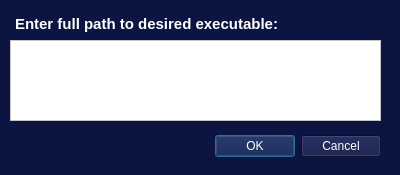
<?xml version="1.0" encoding="UTF-8"?>
<ui version="4.0">
 <class>addExeToWhitelistDialog</class>
 <widget class="QDialog" name="addExeToWhitelistDialog">
  <property name="geometry">
   <rect>
    <x>0</x>
    <y>0</y>
    <width>400</width>
    <height>175</height>
   </rect>
  </property>
  <property name="palette">
   <palette>
    <active>
     <colorrole role="WindowText">
      <brush brushstyle="SolidPattern">
       <color alpha="255">
        <red>255</red>
        <green>255</green>
        <blue>255</blue>
       </color>
      </brush>
     </colorrole>
     <colorrole role="Button">
      <brush brushstyle="SolidPattern">
       <color alpha="255">
        <red>12</red>
        <green>21</green>
        <blue>66</blue>
       </color>
      </brush>
     </colorrole>
     <colorrole role="Light">
      <brush brushstyle="SolidPattern">
       <color alpha="255">
        <red>18</red>
        <green>31</green>
        <blue>99</blue>
       </color>
      </brush>
     </colorrole>
     <colorrole role="Midlight">
      <brush brushstyle="SolidPattern">
       <color alpha="255">
        <red>15</red>
        <green>26</green>
        <blue>82</blue>
       </color>
      </brush>
     </colorrole>
     <colorrole role="Dark">
      <brush brushstyle="SolidPattern">
       <color alpha="255">
        <red>6</red>
        <green>10</green>
        <blue>33</blue>
       </color>
      </brush>
     </colorrole>
     <colorrole role="Mid">
      <brush brushstyle="SolidPattern">
       <color alpha="255">
        <red>8</red>
        <green>14</green>
        <blue>44</blue>
       </color>
      </brush>
     </colorrole>
     <colorrole role="Text">
      <brush brushstyle="SolidPattern">
       <color alpha="255">
        <red>255</red>
        <green>255</green>
        <blue>255</blue>
       </color>
      </brush>
     </colorrole>
     <colorrole role="BrightText">
      <brush brushstyle="SolidPattern">
       <color alpha="255">
        <red>255</red>
        <green>255</green>
        <blue>255</blue>
       </color>
      </brush>
     </colorrole>
     <colorrole role="ButtonText">
      <brush brushstyle="SolidPattern">
       <color alpha="255">
        <red>255</red>
        <green>255</green>
        <blue>255</blue>
       </color>
      </brush>
     </colorrole>
     <colorrole role="Base">
      <brush brushstyle="SolidPattern">
       <color alpha="255">
        <red>0</red>
        <green>0</green>
        <blue>0</blue>
       </color>
      </brush>
     </colorrole>
     <colorrole role="Window">
      <brush brushstyle="SolidPattern">
       <color alpha="255">
        <red>12</red>
        <green>21</green>
        <blue>66</blue>
       </color>
      </brush>
     </colorrole>
     <colorrole role="Shadow">
      <brush brushstyle="SolidPattern">
       <color alpha="255">
        <red>0</red>
        <green>0</green>
        <blue>0</blue>
       </color>
      </brush>
     </colorrole>
     <colorrole role="AlternateBase">
      <brush brushstyle="SolidPattern">
       <color alpha="255">
        <red>6</red>
        <green>10</green>
        <blue>33</blue>
       </color>
      </brush>
     </colorrole>
     <colorrole role="ToolTipBase">
      <brush brushstyle="SolidPattern">
       <color alpha="255">
        <red>255</red>
        <green>255</green>
        <blue>220</blue>
       </color>
      </brush>
     </colorrole>
     <colorrole role="ToolTipText">
      <brush brushstyle="SolidPattern">
       <color alpha="255">
        <red>0</red>
        <green>0</green>
        <blue>0</blue>
       </color>
      </brush>
     </colorrole>
     <colorrole role="PlaceholderText">
      <brush brushstyle="SolidPattern">
       <color alpha="127">
        <red>255</red>
        <green>255</green>
        <blue>255</blue>
       </color>
      </brush>
     </colorrole>
     <colorrole role="Accent">
      <brush brushstyle="SolidPattern">
       <color alpha="255">
        <red>0</red>
        <green>0</green>
        <blue>0</blue>
       </color>
      </brush>
     </colorrole>
    </active>
    <inactive>
     <colorrole role="WindowText">
      <brush brushstyle="SolidPattern">
       <color alpha="255">
        <red>255</red>
        <green>255</green>
        <blue>255</blue>
       </color>
      </brush>
     </colorrole>
     <colorrole role="Button">
      <brush brushstyle="SolidPattern">
       <color alpha="255">
        <red>12</red>
        <green>21</green>
        <blue>66</blue>
       </color>
      </brush>
     </colorrole>
     <colorrole role="Light">
      <brush brushstyle="SolidPattern">
       <color alpha="255">
        <red>18</red>
        <green>31</green>
        <blue>99</blue>
       </color>
      </brush>
     </colorrole>
     <colorrole role="Midlight">
      <brush brushstyle="SolidPattern">
       <color alpha="255">
        <red>15</red>
        <green>26</green>
        <blue>82</blue>
       </color>
      </brush>
     </colorrole>
     <colorrole role="Dark">
      <brush brushstyle="SolidPattern">
       <color alpha="255">
        <red>6</red>
        <green>10</green>
        <blue>33</blue>
       </color>
      </brush>
     </colorrole>
     <colorrole role="Mid">
      <brush brushstyle="SolidPattern">
       <color alpha="255">
        <red>8</red>
        <green>14</green>
        <blue>44</blue>
       </color>
      </brush>
     </colorrole>
     <colorrole role="Text">
      <brush brushstyle="SolidPattern">
       <color alpha="255">
        <red>255</red>
        <green>255</green>
        <blue>255</blue>
       </color>
      </brush>
     </colorrole>
     <colorrole role="BrightText">
      <brush brushstyle="SolidPattern">
       <color alpha="255">
        <red>255</red>
        <green>255</green>
        <blue>255</blue>
       </color>
      </brush>
     </colorrole>
     <colorrole role="ButtonText">
      <brush brushstyle="SolidPattern">
       <color alpha="255">
        <red>255</red>
        <green>255</green>
        <blue>255</blue>
       </color>
      </brush>
     </colorrole>
     <colorrole role="Base">
      <brush brushstyle="SolidPattern">
       <color alpha="255">
        <red>0</red>
        <green>0</green>
        <blue>0</blue>
       </color>
      </brush>
     </colorrole>
     <colorrole role="Window">
      <brush brushstyle="SolidPattern">
       <color alpha="255">
        <red>12</red>
        <green>21</green>
        <blue>66</blue>
       </color>
      </brush>
     </colorrole>
     <colorrole role="Shadow">
      <brush brushstyle="SolidPattern">
       <color alpha="255">
        <red>0</red>
        <green>0</green>
        <blue>0</blue>
       </color>
      </brush>
     </colorrole>
     <colorrole role="AlternateBase">
      <brush brushstyle="SolidPattern">
       <color alpha="255">
        <red>6</red>
        <green>10</green>
        <blue>33</blue>
       </color>
      </brush>
     </colorrole>
     <colorrole role="ToolTipBase">
      <brush brushstyle="SolidPattern">
       <color alpha="255">
        <red>255</red>
        <green>255</green>
        <blue>220</blue>
       </color>
      </brush>
     </colorrole>
     <colorrole role="ToolTipText">
      <brush brushstyle="SolidPattern">
       <color alpha="255">
        <red>0</red>
        <green>0</green>
        <blue>0</blue>
       </color>
      </brush>
     </colorrole>
     <colorrole role="PlaceholderText">
      <brush brushstyle="SolidPattern">
       <color alpha="127">
        <red>255</red>
        <green>255</green>
        <blue>255</blue>
       </color>
      </brush>
     </colorrole>
     <colorrole role="Accent">
      <brush brushstyle="SolidPattern">
       <color alpha="255">
        <red>0</red>
        <green>0</green>
        <blue>0</blue>
       </color>
      </brush>
     </colorrole>
    </inactive>
    <disabled>
     <colorrole role="WindowText">
      <brush brushstyle="SolidPattern">
       <color alpha="255">
        <red>6</red>
        <green>10</green>
        <blue>33</blue>
       </color>
      </brush>
     </colorrole>
     <colorrole role="Button">
      <brush brushstyle="SolidPattern">
       <color alpha="255">
        <red>12</red>
        <green>21</green>
        <blue>66</blue>
       </color>
      </brush>
     </colorrole>
     <colorrole role="Light">
      <brush brushstyle="SolidPattern">
       <color alpha="255">
        <red>18</red>
        <green>31</green>
        <blue>99</blue>
       </color>
      </brush>
     </colorrole>
     <colorrole role="Midlight">
      <brush brushstyle="SolidPattern">
       <color alpha="255">
        <red>15</red>
        <green>26</green>
        <blue>82</blue>
       </color>
      </brush>
     </colorrole>
     <colorrole role="Dark">
      <brush brushstyle="SolidPattern">
       <color alpha="255">
        <red>6</red>
        <green>10</green>
        <blue>33</blue>
       </color>
      </brush>
     </colorrole>
     <colorrole role="Mid">
      <brush brushstyle="SolidPattern">
       <color alpha="255">
        <red>8</red>
        <green>14</green>
        <blue>44</blue>
       </color>
      </brush>
     </colorrole>
     <colorrole role="Text">
      <brush brushstyle="SolidPattern">
       <color alpha="255">
        <red>6</red>
        <green>10</green>
        <blue>33</blue>
       </color>
      </brush>
     </colorrole>
     <colorrole role="BrightText">
      <brush brushstyle="SolidPattern">
       <color alpha="255">
        <red>255</red>
        <green>255</green>
        <blue>255</blue>
       </color>
      </brush>
     </colorrole>
     <colorrole role="ButtonText">
      <brush brushstyle="SolidPattern">
       <color alpha="255">
        <red>6</red>
        <green>10</green>
        <blue>33</blue>
       </color>
      </brush>
     </colorrole>
     <colorrole role="Base">
      <brush brushstyle="SolidPattern">
       <color alpha="255">
        <red>12</red>
        <green>21</green>
        <blue>66</blue>
       </color>
      </brush>
     </colorrole>
     <colorrole role="Window">
      <brush brushstyle="SolidPattern">
       <color alpha="255">
        <red>12</red>
        <green>21</green>
        <blue>66</blue>
       </color>
      </brush>
     </colorrole>
     <colorrole role="Shadow">
      <brush brushstyle="SolidPattern">
       <color alpha="255">
        <red>0</red>
        <green>0</green>
        <blue>0</blue>
       </color>
      </brush>
     </colorrole>
     <colorrole role="AlternateBase">
      <brush brushstyle="SolidPattern">
       <color alpha="255">
        <red>12</red>
        <green>21</green>
        <blue>66</blue>
       </color>
      </brush>
     </colorrole>
     <colorrole role="ToolTipBase">
      <brush brushstyle="SolidPattern">
       <color alpha="255">
        <red>255</red>
        <green>255</green>
        <blue>220</blue>
       </color>
      </brush>
     </colorrole>
     <colorrole role="ToolTipText">
      <brush brushstyle="SolidPattern">
       <color alpha="255">
        <red>0</red>
        <green>0</green>
        <blue>0</blue>
       </color>
      </brush>
     </colorrole>
     <colorrole role="PlaceholderText">
      <brush brushstyle="SolidPattern">
       <color alpha="127">
        <red>6</red>
        <green>10</green>
        <blue>33</blue>
       </color>
      </brush>
     </colorrole>
     <colorrole role="Accent">
      <brush brushstyle="SolidPattern">
       <color alpha="255">
        <red>8</red>
        <green>15</green>
        <blue>47</blue>
       </color>
      </brush>
     </colorrole>
    </disabled>
   </palette>
  </property>
  <property name="windowTitle">
   <string>Whitelist Executable</string>
  </property>
  <widget class="QDialogButtonBox" name="exeWhitelistDialogButtons">
   <property name="geometry">
    <rect>
     <x>40</x>
     <y>130</y>
     <width>341</width>
     <height>32</height>
    </rect>
   </property>
   <property name="orientation">
    <enum>Qt::Orientation::Horizontal</enum>
   </property>
   <property name="standardButtons">
    <set>QDialogButtonBox::StandardButton::Cancel|QDialogButtonBox::StandardButton::Ok</set>
   </property>
  </widget>
  <widget class="QTextBrowser" name="addExeTitle">
   <property name="geometry">
    <rect>
     <x>10</x>
     <y>10</y>
     <width>371</width>
     <height>31</height>
    </rect>
   </property>
   <property name="styleSheet">
    <string notr="true">background:transparent</string>
   </property>
   <property name="html">
    <string>&lt;!DOCTYPE HTML PUBLIC &quot;-//W3C//DTD HTML 4.0//EN&quot; &quot;http://www.w3.org/TR/REC-html40/strict.dtd&quot;&gt;
&lt;html&gt;&lt;head&gt;&lt;meta name=&quot;qrichtext&quot; content=&quot;1&quot; /&gt;&lt;meta charset=&quot;utf-8&quot; /&gt;&lt;style type=&quot;text/css&quot;&gt;
p, li { white-space: pre-wrap; }
hr { height: 1px; border-width: 0; }
li.unchecked::marker { content: &quot;\2610&quot;; }
li.checked::marker { content: &quot;\2612&quot;; }
&lt;/style&gt;&lt;/head&gt;&lt;body style=&quot; font-family:'Ubuntu Sans'; font-size:11pt; font-weight:400; font-style:normal;&quot;&gt;
&lt;p style=&quot; margin-top:0px; margin-bottom:0px; margin-left:0px; margin-right:0px; -qt-block-indent:0; text-indent:0px;&quot;&gt;&lt;span style=&quot; font-weight:700; color:#ffffff;&quot;&gt;Enter full path to desired executable:&lt;/span&gt;&lt;/p&gt;&lt;/body&gt;&lt;/html&gt;</string>
   </property>
  </widget>
  <widget class="QPlainTextEdit" name="exeToWhitelist">
   <property name="geometry">
    <rect>
     <x>10</x>
     <y>40</y>
     <width>371</width>
     <height>81</height>
    </rect>
   </property>
   <property name="styleSheet">
    <string notr="true">background:white</string>
   </property>
   <property name="frameShadow">
    <enum>QFrame::Shadow::Sunken</enum>
   </property>
  </widget>
 </widget>
 <resources/>
 <connections>
  <connection>
   <sender>exeWhitelistDialogButtons</sender>
   <signal>accepted()</signal>
   <receiver>addExeToWhitelistDialog</receiver>
   <slot>accept()</slot>
   <hints>
    <hint type="sourcelabel">
     <x>248</x>
     <y>254</y>
    </hint>
    <hint type="destinationlabel">
     <x>157</x>
     <y>274</y>
    </hint>
   </hints>
  </connection>
  <connection>
   <sender>exeWhitelistDialogButtons</sender>
   <signal>rejected()</signal>
   <receiver>addExeToWhitelistDialog</receiver>
   <slot>reject()</slot>
   <hints>
    <hint type="sourcelabel">
     <x>316</x>
     <y>260</y>
    </hint>
    <hint type="destinationlabel">
     <x>286</x>
     <y>274</y>
    </hint>
   </hints>
  </connection>
 </connections>
</ui>
